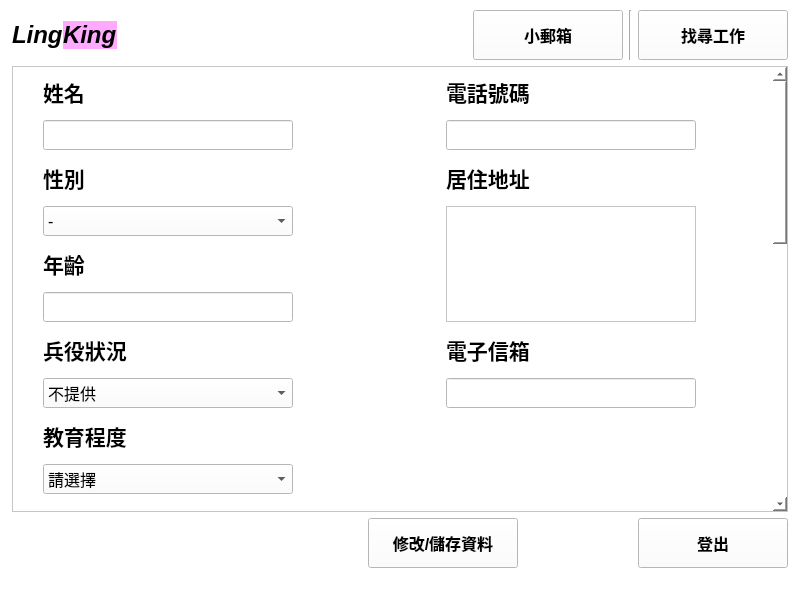
<?xml version="1.0" encoding="UTF-8"?>
<ui version="4.0">
 <class>userResumeWindow</class>
 <widget class="QMainWindow" name="userResumeWindow">
  <property name="geometry">
   <rect>
    <x>0</x>
    <y>0</y>
    <width>800</width>
    <height>600</height>
   </rect>
  </property>
  <property name="windowTitle">
   <string>LingKing</string>
  </property>
  <property name="styleSheet">
   <string notr="true">background-color: rgb(255, 255, 255);</string>
  </property>
  <widget class="QWidget" name="centralwidget">
   <layout class="QGridLayout" name="gridLayout_3">
    <property name="leftMargin">
     <number>12</number>
    </property>
    <property name="topMargin">
     <number>10</number>
    </property>
    <property name="rightMargin">
     <number>12</number>
    </property>
    <property name="bottomMargin">
     <number>10</number>
    </property>
    <item row="0" column="0">
     <layout class="QGridLayout" name="gridLayout_2">
      <item row="0" column="0">
       <layout class="QHBoxLayout" name="horizontalLayout_2">
        <property name="spacing">
         <number>0</number>
        </property>
        <item>
         <widget class="QLabel" name="label">
          <property name="enabled">
           <bool>true</bool>
          </property>
          <property name="sizePolicy">
           <sizepolicy hsizetype="Fixed" vsizetype="Fixed">
            <horstretch>1</horstretch>
            <verstretch>0</verstretch>
           </sizepolicy>
          </property>
          <property name="font">
           <font>
            <pointsize>18</pointsize>
            <weight>75</weight>
            <italic>true</italic>
            <bold>true</bold>
            <strikeout>false</strikeout>
           </font>
          </property>
          <property name="text">
           <string>Ling</string>
          </property>
          <property name="textFormat">
           <enum>Qt::PlainText</enum>
          </property>
          <property name="wordWrap">
           <bool>false</bool>
          </property>
         </widget>
        </item>
        <item>
         <widget class="QLabel" name="label_5">
          <property name="sizePolicy">
           <sizepolicy hsizetype="Fixed" vsizetype="Fixed">
            <horstretch>2</horstretch>
            <verstretch>0</verstretch>
           </sizepolicy>
          </property>
          <property name="font">
           <font>
            <pointsize>18</pointsize>
            <weight>75</weight>
            <italic>true</italic>
            <bold>true</bold>
           </font>
          </property>
          <property name="styleSheet">
           <string notr="true">background-color: rgb(255, 170, 255)</string>
          </property>
          <property name="text">
           <string>King</string>
          </property>
         </widget>
        </item>
        <item>
         <spacer name="horizontalSpacer_3">
          <property name="orientation">
           <enum>Qt::Horizontal</enum>
          </property>
          <property name="sizeHint" stdset="0">
           <size>
            <width>40</width>
            <height>20</height>
           </size>
          </property>
         </spacer>
        </item>
       </layout>
      </item>
      <item row="2" column="1">
       <widget class="QPushButton" name="update_modify_BTN">
        <property name="sizePolicy">
         <sizepolicy hsizetype="Maximum" vsizetype="Maximum">
          <horstretch>100</horstretch>
          <verstretch>50</verstretch>
         </sizepolicy>
        </property>
        <property name="maximumSize">
         <size>
          <width>150</width>
          <height>50</height>
         </size>
        </property>
        <property name="font">
         <font>
          <pointsize>12</pointsize>
          <weight>75</weight>
          <bold>true</bold>
         </font>
        </property>
        <property name="cursor">
         <cursorShape>PointingHandCursor</cursorShape>
        </property>
        <property name="text">
         <string>修改/儲存資料</string>
        </property>
       </widget>
      </item>
      <item row="1" column="0" colspan="4">
       <widget class="QScrollArea" name="scrollArea">
        <property name="verticalScrollBarPolicy">
         <enum>Qt::ScrollBarAlwaysOn</enum>
        </property>
        <property name="widgetResizable">
         <bool>true</bool>
        </property>
        <property name="alignment">
         <set>Qt::AlignCenter</set>
        </property>
        <widget class="QWidget" name="scrollAreaWidgetContents">
         <property name="geometry">
          <rect>
           <x>0</x>
           <y>-366</y>
           <width>755</width>
           <height>1023</height>
          </rect>
         </property>
         <layout class="QGridLayout" name="gridLayout_4">
          <property name="horizontalSpacing">
           <number>6</number>
          </property>
          <item row="0" column="0">
           <spacer name="horizontalSpacer_4">
            <property name="orientation">
             <enum>Qt::Horizontal</enum>
            </property>
            <property name="sizeHint" stdset="0">
             <size>
              <width>40</width>
              <height>20</height>
             </size>
            </property>
           </spacer>
          </item>
          <item row="0" column="1">
           <layout class="QGridLayout" name="gridLayout">
            <property name="horizontalSpacing">
             <number>6</number>
            </property>
            <property name="verticalSpacing">
             <number>12</number>
            </property>
            <item row="7" column="0">
             <widget class="QComboBox" name="soilder_comboBox">
              <property name="sizePolicy">
               <sizepolicy hsizetype="Maximum" vsizetype="Minimum">
                <horstretch>0</horstretch>
                <verstretch>0</verstretch>
               </sizepolicy>
              </property>
              <property name="minimumSize">
               <size>
                <width>200</width>
                <height>30</height>
               </size>
              </property>
              <property name="maximumSize">
               <size>
                <width>250</width>
                <height>40</height>
               </size>
              </property>
              <property name="font">
               <font>
                <pointsize>12</pointsize>
                <underline>false</underline>
                <strikeout>false</strikeout>
               </font>
              </property>
              <property name="cursor">
               <cursorShape>PointingHandCursor</cursorShape>
              </property>
              <property name="tabletTracking">
               <bool>false</bool>
              </property>
              <property name="toolTipDuration">
               <number>-1</number>
              </property>
              <property name="inputMethodHints">
               <set>Qt::ImhNone</set>
              </property>
              <property name="editable">
               <bool>false</bool>
              </property>
              <property name="frame">
               <bool>true</bool>
              </property>
              <item>
               <property name="text">
                <string>不提供</string>
               </property>
              </item>
              <item>
               <property name="text">
                <string>免役</string>
               </property>
              </item>
              <item>
               <property name="text">
                <string>未役</string>
               </property>
              </item>
              <item>
               <property name="text">
                <string>待役</string>
               </property>
              </item>
              <item>
               <property name="text">
                <string>役畢</string>
               </property>
              </item>
              <item>
               <property name="text">
                <string>屆退伍</string>
               </property>
              </item>
             </widget>
            </item>
            <item row="18" column="0">
             <widget class="QLabel" name="label_32">
              <property name="sizePolicy">
               <sizepolicy hsizetype="Fixed" vsizetype="Fixed">
                <horstretch>0</horstretch>
                <verstretch>0</verstretch>
               </sizepolicy>
              </property>
              <property name="font">
               <font>
                <pointsize>16</pointsize>
                <weight>75</weight>
                <bold>true</bold>
               </font>
              </property>
              <property name="text">
               <string>專業技能簡介</string>
              </property>
             </widget>
            </item>
            <item row="21" column="0" colspan="2">
             <widget class="QTextEdit" name="profile_input">
              <property name="sizePolicy">
               <sizepolicy hsizetype="Minimum" vsizetype="Minimum">
                <horstretch>0</horstretch>
                <verstretch>0</verstretch>
               </sizepolicy>
              </property>
              <property name="minimumSize">
               <size>
                <width>700</width>
                <height>300</height>
               </size>
              </property>
              <property name="maximumSize">
               <size>
                <width>16777215</width>
                <height>16777215</height>
               </size>
              </property>
              <property name="font">
               <font>
                <pointsize>14</pointsize>
               </font>
              </property>
             </widget>
            </item>
            <item row="20" column="0">
             <widget class="QLabel" name="label_33">
              <property name="sizePolicy">
               <sizepolicy hsizetype="Fixed" vsizetype="Fixed">
                <horstretch>0</horstretch>
                <verstretch>0</verstretch>
               </sizepolicy>
              </property>
              <property name="font">
               <font>
                <pointsize>16</pointsize>
                <weight>75</weight>
                <bold>true</bold>
               </font>
              </property>
              <property name="text">
               <string>簡單自介(求學過程、工作經歷...)</string>
              </property>
             </widget>
            </item>
            <item row="15" column="0">
             <widget class="QComboBox" name="salary_type_comboBox">
              <property name="sizePolicy">
               <sizepolicy hsizetype="Maximum" vsizetype="Minimum">
                <horstretch>0</horstretch>
                <verstretch>0</verstretch>
               </sizepolicy>
              </property>
              <property name="minimumSize">
               <size>
                <width>0</width>
                <height>30</height>
               </size>
              </property>
              <property name="maximumSize">
               <size>
                <width>250</width>
                <height>50</height>
               </size>
              </property>
              <property name="font">
               <font>
                <pointsize>12</pointsize>
                <underline>false</underline>
                <strikeout>false</strikeout>
               </font>
              </property>
              <property name="tabletTracking">
               <bool>false</bool>
              </property>
              <property name="toolTipDuration">
               <number>-1</number>
              </property>
              <property name="inputMethodHints">
               <set>Qt::ImhNone</set>
              </property>
              <property name="editable">
               <bool>false</bool>
              </property>
              <property name="frame">
               <bool>true</bool>
              </property>
              <item>
               <property name="text">
                <string>面議</string>
               </property>
              </item>
              <item>
               <property name="text">
                <string>時薪</string>
               </property>
              </item>
              <item>
               <property name="text">
                <string>日薪</string>
               </property>
              </item>
              <item>
               <property name="text">
                <string>月薪</string>
               </property>
              </item>
              <item>
               <property name="text">
                <string>年薪</string>
               </property>
              </item>
             </widget>
            </item>
            <item row="15" column="1">
             <widget class="QComboBox" name="place_comboBox">
              <property name="sizePolicy">
               <sizepolicy hsizetype="Maximum" vsizetype="Minimum">
                <horstretch>0</horstretch>
                <verstretch>0</verstretch>
               </sizepolicy>
              </property>
              <property name="minimumSize">
               <size>
                <width>250</width>
                <height>30</height>
               </size>
              </property>
              <property name="maximumSize">
               <size>
                <width>200</width>
                <height>30</height>
               </size>
              </property>
              <property name="font">
               <font>
                <pointsize>12</pointsize>
                <underline>false</underline>
                <strikeout>false</strikeout>
               </font>
              </property>
              <property name="tabletTracking">
               <bool>false</bool>
              </property>
              <property name="toolTipDuration">
               <number>-1</number>
              </property>
              <property name="inputMethodHints">
               <set>Qt::ImhNone</set>
              </property>
              <property name="editable">
               <bool>false</bool>
              </property>
              <property name="frame">
               <bool>true</bool>
              </property>
              <item>
               <property name="text">
                <string>請選擇上班地點</string>
               </property>
              </item>
              <item>
               <property name="text">
                <string>台北市</string>
               </property>
              </item>
              <item>
               <property name="text">
                <string>新北市</string>
               </property>
              </item>
              <item>
               <property name="text">
                <string>基隆市</string>
               </property>
              </item>
              <item>
               <property name="text">
                <string>桃園市</string>
               </property>
              </item>
              <item>
               <property name="text">
                <string>新竹市</string>
               </property>
              </item>
              <item>
               <property name="text">
                <string>新竹縣</string>
               </property>
              </item>
              <item>
               <property name="text">
                <string>苗栗縣</string>
               </property>
              </item>
              <item>
               <property name="text">
                <string>台中市</string>
               </property>
              </item>
              <item>
               <property name="text">
                <string>南投縣</string>
               </property>
              </item>
              <item>
               <property name="text">
                <string>彰化縣</string>
               </property>
              </item>
              <item>
               <property name="text">
                <string>雲林縣</string>
               </property>
              </item>
              <item>
               <property name="text">
                <string>嘉義市</string>
               </property>
              </item>
              <item>
               <property name="text">
                <string>嘉義縣</string>
               </property>
              </item>
              <item>
               <property name="text">
                <string>台南市</string>
               </property>
              </item>
              <item>
               <property name="text">
                <string>高雄市</string>
               </property>
              </item>
              <item>
               <property name="text">
                <string>屏東縣</string>
               </property>
              </item>
              <item>
               <property name="text">
                <string>宜蘭縣</string>
               </property>
              </item>
              <item>
               <property name="text">
                <string>花蓮縣</string>
               </property>
              </item>
              <item>
               <property name="text">
                <string>台東縣</string>
               </property>
              </item>
             </widget>
            </item>
            <item row="14" column="0">
             <widget class="QLabel" name="label_25">
              <property name="sizePolicy">
               <sizepolicy hsizetype="Fixed" vsizetype="Fixed">
                <horstretch>0</horstretch>
                <verstretch>0</verstretch>
               </sizepolicy>
              </property>
              <property name="font">
               <font>
                <pointsize>16</pointsize>
                <weight>75</weight>
                <bold>true</bold>
               </font>
              </property>
              <property name="text">
               <string>薪資待遇</string>
              </property>
             </widget>
            </item>
            <item row="14" column="1">
             <widget class="QLabel" name="label_27">
              <property name="sizePolicy">
               <sizepolicy hsizetype="Fixed" vsizetype="Fixed">
                <horstretch>0</horstretch>
                <verstretch>0</verstretch>
               </sizepolicy>
              </property>
              <property name="font">
               <font>
                <pointsize>16</pointsize>
                <weight>75</weight>
                <bold>true</bold>
               </font>
              </property>
              <property name="text">
               <string>期望上班地點</string>
              </property>
             </widget>
            </item>
            <item row="6" column="1">
             <widget class="QLabel" name="label_11">
              <property name="sizePolicy">
               <sizepolicy hsizetype="Fixed" vsizetype="Fixed">
                <horstretch>0</horstretch>
                <verstretch>0</verstretch>
               </sizepolicy>
              </property>
              <property name="font">
               <font>
                <pointsize>16</pointsize>
                <weight>75</weight>
                <bold>true</bold>
               </font>
              </property>
              <property name="text">
               <string>電子信箱</string>
              </property>
              <property name="textFormat">
               <enum>Qt::AutoText</enum>
              </property>
             </widget>
            </item>
            <item row="6" column="0">
             <widget class="QLabel" name="label_12">
              <property name="font">
               <font>
                <pointsize>16</pointsize>
                <weight>75</weight>
                <bold>true</bold>
               </font>
              </property>
              <property name="text">
               <string>兵役狀況</string>
              </property>
             </widget>
            </item>
            <item row="1" column="0">
             <widget class="QLineEdit" name="name_input">
              <property name="sizePolicy">
               <sizepolicy hsizetype="Maximum" vsizetype="Maximum">
                <horstretch>0</horstretch>
                <verstretch>0</verstretch>
               </sizepolicy>
              </property>
              <property name="maximumSize">
               <size>
                <width>250</width>
                <height>30</height>
               </size>
              </property>
              <property name="font">
               <font>
                <pointsize>14</pointsize>
               </font>
              </property>
             </widget>
            </item>
            <item row="0" column="1">
             <widget class="QLabel" name="label_8">
              <property name="sizePolicy">
               <sizepolicy hsizetype="Fixed" vsizetype="Fixed">
                <horstretch>0</horstretch>
                <verstretch>0</verstretch>
               </sizepolicy>
              </property>
              <property name="font">
               <font>
                <pointsize>16</pointsize>
                <weight>75</weight>
                <bold>true</bold>
               </font>
              </property>
              <property name="text">
               <string>電話號碼</string>
              </property>
             </widget>
            </item>
            <item row="0" column="0">
             <widget class="QLabel" name="label_3">
              <property name="sizePolicy">
               <sizepolicy hsizetype="Fixed" vsizetype="Fixed">
                <horstretch>0</horstretch>
                <verstretch>0</verstretch>
               </sizepolicy>
              </property>
              <property name="font">
               <font>
                <pointsize>16</pointsize>
                <weight>75</weight>
                <bold>true</bold>
               </font>
              </property>
              <property name="text">
               <string>姓名</string>
              </property>
             </widget>
            </item>
            <item row="19" column="0" colspan="2">
             <widget class="QTextEdit" name="skill_input">
              <property name="sizePolicy">
               <sizepolicy hsizetype="Minimum" vsizetype="Minimum">
                <horstretch>0</horstretch>
                <verstretch>0</verstretch>
               </sizepolicy>
              </property>
              <property name="minimumSize">
               <size>
                <width>700</width>
                <height>70</height>
               </size>
              </property>
              <property name="maximumSize">
               <size>
                <width>750</width>
                <height>16777215</height>
               </size>
              </property>
              <property name="font">
               <font>
                <pointsize>14</pointsize>
               </font>
              </property>
             </widget>
            </item>
            <item row="2" column="1">
             <widget class="QLabel" name="label_10">
              <property name="font">
               <font>
                <pointsize>16</pointsize>
                <weight>75</weight>
                <bold>true</bold>
               </font>
              </property>
              <property name="text">
               <string>居住地址</string>
              </property>
             </widget>
            </item>
            <item row="2" column="0">
             <widget class="QLabel" name="label_4">
              <property name="sizePolicy">
               <sizepolicy hsizetype="Fixed" vsizetype="Fixed">
                <horstretch>0</horstretch>
                <verstretch>0</verstretch>
               </sizepolicy>
              </property>
              <property name="font">
               <font>
                <pointsize>16</pointsize>
                <weight>75</weight>
                <bold>true</bold>
               </font>
              </property>
              <property name="text">
               <string>性別</string>
              </property>
              <property name="textFormat">
               <enum>Qt::AutoText</enum>
              </property>
             </widget>
            </item>
            <item row="1" column="1">
             <widget class="QLineEdit" name="phone_input">
              <property name="sizePolicy">
               <sizepolicy hsizetype="Maximum" vsizetype="Fixed">
                <horstretch>0</horstretch>
                <verstretch>0</verstretch>
               </sizepolicy>
              </property>
              <property name="maximumSize">
               <size>
                <width>250</width>
                <height>30</height>
               </size>
              </property>
              <property name="font">
               <font>
                <pointsize>14</pointsize>
               </font>
              </property>
              <property name="maxLength">
               <number>10</number>
              </property>
             </widget>
            </item>
            <item row="3" column="0">
             <widget class="QComboBox" name="gender_comboBox">
              <property name="sizePolicy">
               <sizepolicy hsizetype="Maximum" vsizetype="Minimum">
                <horstretch>0</horstretch>
                <verstretch>0</verstretch>
               </sizepolicy>
              </property>
              <property name="minimumSize">
               <size>
                <width>0</width>
                <height>30</height>
               </size>
              </property>
              <property name="maximumSize">
               <size>
                <width>250</width>
                <height>30</height>
               </size>
              </property>
              <property name="font">
               <font>
                <pointsize>12</pointsize>
                <underline>false</underline>
                <strikeout>false</strikeout>
               </font>
              </property>
              <property name="tabletTracking">
               <bool>false</bool>
              </property>
              <property name="toolTipDuration">
               <number>-1</number>
              </property>
              <property name="inputMethodHints">
               <set>Qt::ImhNone</set>
              </property>
              <property name="editable">
               <bool>false</bool>
              </property>
              <property name="frame">
               <bool>true</bool>
              </property>
              <item>
               <property name="text">
                <string>-</string>
               </property>
              </item>
              <item>
               <property name="text">
                <string>男</string>
               </property>
              </item>
              <item>
               <property name="text">
                <string>女</string>
               </property>
              </item>
             </widget>
            </item>
            <item row="4" column="0">
             <widget class="QLabel" name="label_26">
              <property name="sizePolicy">
               <sizepolicy hsizetype="Fixed" vsizetype="Fixed">
                <horstretch>0</horstretch>
                <verstretch>0</verstretch>
               </sizepolicy>
              </property>
              <property name="font">
               <font>
                <pointsize>16</pointsize>
                <weight>75</weight>
                <bold>true</bold>
               </font>
              </property>
              <property name="text">
               <string>年齡</string>
              </property>
             </widget>
            </item>
            <item row="17" column="0">
             <widget class="QLineEdit" name="salary_input">
              <property name="enabled">
               <bool>false</bool>
              </property>
              <property name="sizePolicy">
               <sizepolicy hsizetype="Maximum" vsizetype="Maximum">
                <horstretch>0</horstretch>
                <verstretch>0</verstretch>
               </sizepolicy>
              </property>
              <property name="maximumSize">
               <size>
                <width>250</width>
                <height>30</height>
               </size>
              </property>
              <property name="font">
               <font>
                <pointsize>14</pointsize>
               </font>
              </property>
              <property name="placeholderText">
               <string>期望薪資</string>
              </property>
             </widget>
            </item>
            <item row="3" column="1" rowspan="3">
             <widget class="QTextEdit" name="address_input">
              <property name="sizePolicy">
               <sizepolicy hsizetype="Fixed" vsizetype="Maximum">
                <horstretch>0</horstretch>
                <verstretch>0</verstretch>
               </sizepolicy>
              </property>
              <property name="maximumSize">
               <size>
                <width>250</width>
                <height>16777215</height>
               </size>
              </property>
              <property name="font">
               <font>
                <pointsize>14</pointsize>
               </font>
              </property>
             </widget>
            </item>
            <item row="12" column="1">
             <widget class="QLabel" name="label_13">
              <property name="font">
               <font>
                <pointsize>16</pointsize>
                <weight>75</weight>
                <bold>true</bold>
               </font>
              </property>
              <property name="text">
               <string>科系</string>
              </property>
             </widget>
            </item>
            <item row="12" column="0">
             <widget class="QLabel" name="label_19">
              <property name="font">
               <font>
                <pointsize>16</pointsize>
                <weight>75</weight>
                <bold>true</bold>
               </font>
              </property>
              <property name="text">
               <string>校名</string>
              </property>
             </widget>
            </item>
            <item row="9" column="0">
             <widget class="QLabel" name="label_18">
              <property name="font">
               <font>
                <pointsize>16</pointsize>
                <weight>75</weight>
                <bold>true</bold>
               </font>
              </property>
              <property name="text">
               <string>教育程度</string>
              </property>
             </widget>
            </item>
            <item row="10" column="0">
             <widget class="QComboBox" name="education_comboBox">
              <property name="sizePolicy">
               <sizepolicy hsizetype="Maximum" vsizetype="Maximum">
                <horstretch>0</horstretch>
                <verstretch>0</verstretch>
               </sizepolicy>
              </property>
              <property name="minimumSize">
               <size>
                <width>250</width>
                <height>30</height>
               </size>
              </property>
              <property name="font">
               <font>
                <pointsize>12</pointsize>
                <underline>false</underline>
                <strikeout>false</strikeout>
               </font>
              </property>
              <property name="cursor">
               <cursorShape>PointingHandCursor</cursorShape>
              </property>
              <property name="tabletTracking">
               <bool>false</bool>
              </property>
              <property name="toolTipDuration">
               <number>-1</number>
              </property>
              <property name="inputMethodHints">
               <set>Qt::ImhNone</set>
              </property>
              <property name="editable">
               <bool>false</bool>
              </property>
              <property name="frame">
               <bool>true</bool>
              </property>
              <item>
               <property name="text">
                <string>請選擇</string>
               </property>
              </item>
              <item>
               <property name="text">
                <string>國小/國中</string>
               </property>
              </item>
              <item>
               <property name="text">
                <string>高中</string>
               </property>
              </item>
              <item>
               <property name="text">
                <string>高職</string>
               </property>
              </item>
              <item>
               <property name="text">
                <string>專科</string>
               </property>
              </item>
              <item>
               <property name="text">
                <string>大學</string>
               </property>
              </item>
              <item>
               <property name="text">
                <string>碩士</string>
               </property>
              </item>
              <item>
               <property name="text">
                <string>博士</string>
               </property>
              </item>
             </widget>
            </item>
            <item row="13" column="0">
             <widget class="QLineEdit" name="school_input">
              <property name="sizePolicy">
               <sizepolicy hsizetype="Maximum" vsizetype="Maximum">
                <horstretch>0</horstretch>
                <verstretch>0</verstretch>
               </sizepolicy>
              </property>
              <property name="maximumSize">
               <size>
                <width>250</width>
                <height>30</height>
               </size>
              </property>
              <property name="font">
               <font>
                <pointsize>14</pointsize>
               </font>
              </property>
              <property name="placeholderText">
               <string>學校名稱</string>
              </property>
             </widget>
            </item>
            <item row="5" column="0">
             <widget class="QLineEdit" name="age_input">
              <property name="sizePolicy">
               <sizepolicy hsizetype="Maximum" vsizetype="Maximum">
                <horstretch>0</horstretch>
                <verstretch>0</verstretch>
               </sizepolicy>
              </property>
              <property name="maximumSize">
               <size>
                <width>250</width>
                <height>30</height>
               </size>
              </property>
              <property name="font">
               <font>
                <pointsize>14</pointsize>
               </font>
              </property>
             </widget>
            </item>
            <item row="7" column="1">
             <widget class="QLineEdit" name="email_input">
              <property name="sizePolicy">
               <sizepolicy hsizetype="Maximum" vsizetype="Maximum">
                <horstretch>0</horstretch>
                <verstretch>0</verstretch>
               </sizepolicy>
              </property>
              <property name="maximumSize">
               <size>
                <width>250</width>
                <height>30</height>
               </size>
              </property>
              <property name="font">
               <font>
                <pointsize>14</pointsize>
               </font>
              </property>
             </widget>
            </item>
            <item row="13" column="1">
             <widget class="QLineEdit" name="department_input">
              <property name="sizePolicy">
               <sizepolicy hsizetype="Maximum" vsizetype="Maximum">
                <horstretch>0</horstretch>
                <verstretch>0</verstretch>
               </sizepolicy>
              </property>
              <property name="maximumSize">
               <size>
                <width>250</width>
                <height>30</height>
               </size>
              </property>
              <property name="font">
               <font>
                <pointsize>14</pointsize>
               </font>
              </property>
              <property name="placeholderText">
               <string/>
              </property>
             </widget>
            </item>
           </layout>
          </item>
          <item row="0" column="2">
           <spacer name="horizontalSpacer">
            <property name="orientation">
             <enum>Qt::Horizontal</enum>
            </property>
            <property name="sizeHint" stdset="0">
             <size>
              <width>40</width>
              <height>20</height>
             </size>
            </property>
           </spacer>
          </item>
         </layout>
        </widget>
       </widget>
      </item>
      <item row="2" column="3">
       <widget class="QPushButton" name="logout_BTN">
        <property name="sizePolicy">
         <sizepolicy hsizetype="Maximum" vsizetype="Maximum">
          <horstretch>100</horstretch>
          <verstretch>50</verstretch>
         </sizepolicy>
        </property>
        <property name="maximumSize">
         <size>
          <width>150</width>
          <height>50</height>
         </size>
        </property>
        <property name="font">
         <font>
          <pointsize>12</pointsize>
          <weight>75</weight>
          <bold>true</bold>
         </font>
        </property>
        <property name="cursor">
         <cursorShape>PointingHandCursor</cursorShape>
        </property>
        <property name="text">
         <string>登出</string>
        </property>
       </widget>
      </item>
      <item row="0" column="1" colspan="3">
       <layout class="QHBoxLayout" name="horizontalLayout">
        <item>
         <spacer name="verticalSpacer">
          <property name="orientation">
           <enum>Qt::Vertical</enum>
          </property>
          <property name="sizeType">
           <enum>QSizePolicy::Maximum</enum>
          </property>
          <property name="sizeHint" stdset="0">
           <size>
            <width>20</width>
            <height>50</height>
           </size>
          </property>
         </spacer>
        </item>
        <item>
         <spacer name="horizontalSpacer_6">
          <property name="orientation">
           <enum>Qt::Horizontal</enum>
          </property>
          <property name="sizeHint" stdset="0">
           <size>
            <width>40</width>
            <height>20</height>
           </size>
          </property>
         </spacer>
        </item>
        <item>
         <widget class="QPushButton" name="mail_BTN">
          <property name="sizePolicy">
           <sizepolicy hsizetype="Maximum" vsizetype="Maximum">
            <horstretch>100</horstretch>
            <verstretch>50</verstretch>
           </sizepolicy>
          </property>
          <property name="maximumSize">
           <size>
            <width>150</width>
            <height>50</height>
           </size>
          </property>
          <property name="font">
           <font>
            <pointsize>12</pointsize>
            <weight>75</weight>
            <bold>true</bold>
           </font>
          </property>
          <property name="cursor">
           <cursorShape>PointingHandCursor</cursorShape>
          </property>
          <property name="text">
           <string>小郵箱</string>
          </property>
         </widget>
        </item>
        <item>
         <widget class="Line" name="line_4">
          <property name="orientation">
           <enum>Qt::Vertical</enum>
          </property>
         </widget>
        </item>
        <item>
         <widget class="QPushButton" name="work_search_BTN">
          <property name="sizePolicy">
           <sizepolicy hsizetype="Maximum" vsizetype="Maximum">
            <horstretch>100</horstretch>
            <verstretch>50</verstretch>
           </sizepolicy>
          </property>
          <property name="maximumSize">
           <size>
            <width>150</width>
            <height>50</height>
           </size>
          </property>
          <property name="font">
           <font>
            <pointsize>12</pointsize>
            <weight>75</weight>
            <bold>true</bold>
           </font>
          </property>
          <property name="cursor">
           <cursorShape>PointingHandCursor</cursorShape>
          </property>
          <property name="text">
           <string>找尋工作</string>
          </property>
         </widget>
        </item>
       </layout>
      </item>
      <item row="2" column="0">
       <spacer name="horizontalSpacer_2">
        <property name="orientation">
         <enum>Qt::Horizontal</enum>
        </property>
        <property name="sizeHint" stdset="0">
         <size>
          <width>350</width>
          <height>20</height>
         </size>
        </property>
       </spacer>
      </item>
      <item row="2" column="2">
       <spacer name="horizontalSpacer_5">
        <property name="orientation">
         <enum>Qt::Horizontal</enum>
        </property>
        <property name="sizeHint" stdset="0">
         <size>
          <width>40</width>
          <height>20</height>
         </size>
        </property>
       </spacer>
      </item>
     </layout>
    </item>
   </layout>
  </widget>
  <widget class="QStatusBar" name="statusbar"/>
 </widget>
 <tabstops>
  <tabstop>scrollArea</tabstop>
  <tabstop>name_input</tabstop>
  <tabstop>phone_input</tabstop>
  <tabstop>gender_comboBox</tabstop>
  <tabstop>address_input</tabstop>
  <tabstop>age_input</tabstop>
  <tabstop>soilder_comboBox</tabstop>
  <tabstop>email_input</tabstop>
  <tabstop>education_comboBox</tabstop>
  <tabstop>school_input</tabstop>
  <tabstop>department_input</tabstop>
  <tabstop>salary_type_comboBox</tabstop>
  <tabstop>place_comboBox</tabstop>
  <tabstop>salary_input</tabstop>
  <tabstop>skill_input</tabstop>
  <tabstop>profile_input</tabstop>
  <tabstop>update_modify_BTN</tabstop>
  <tabstop>mail_BTN</tabstop>
  <tabstop>work_search_BTN</tabstop>
  <tabstop>logout_BTN</tabstop>
 </tabstops>
 <resources/>
 <connections>
  <connection>
   <sender>logout_BTN</sender>
   <signal>clicked()</signal>
   <receiver>userResumeWindow</receiver>
   <slot>close()</slot>
   <hints>
    <hint type="sourcelabel">
     <x>706</x>
     <y>535</y>
    </hint>
    <hint type="destinationlabel">
     <x>738</x>
     <y>577</y>
    </hint>
   </hints>
  </connection>
 </connections>
</ui>
